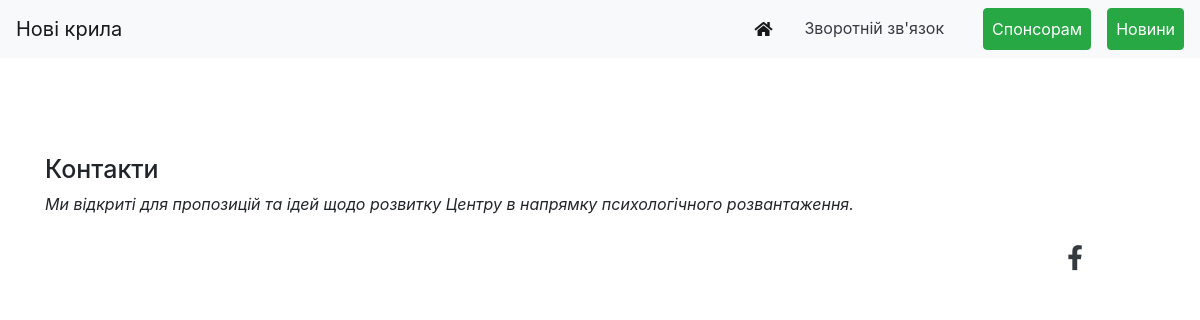
/rehabilitation, run on an earlier commit of the app's database.
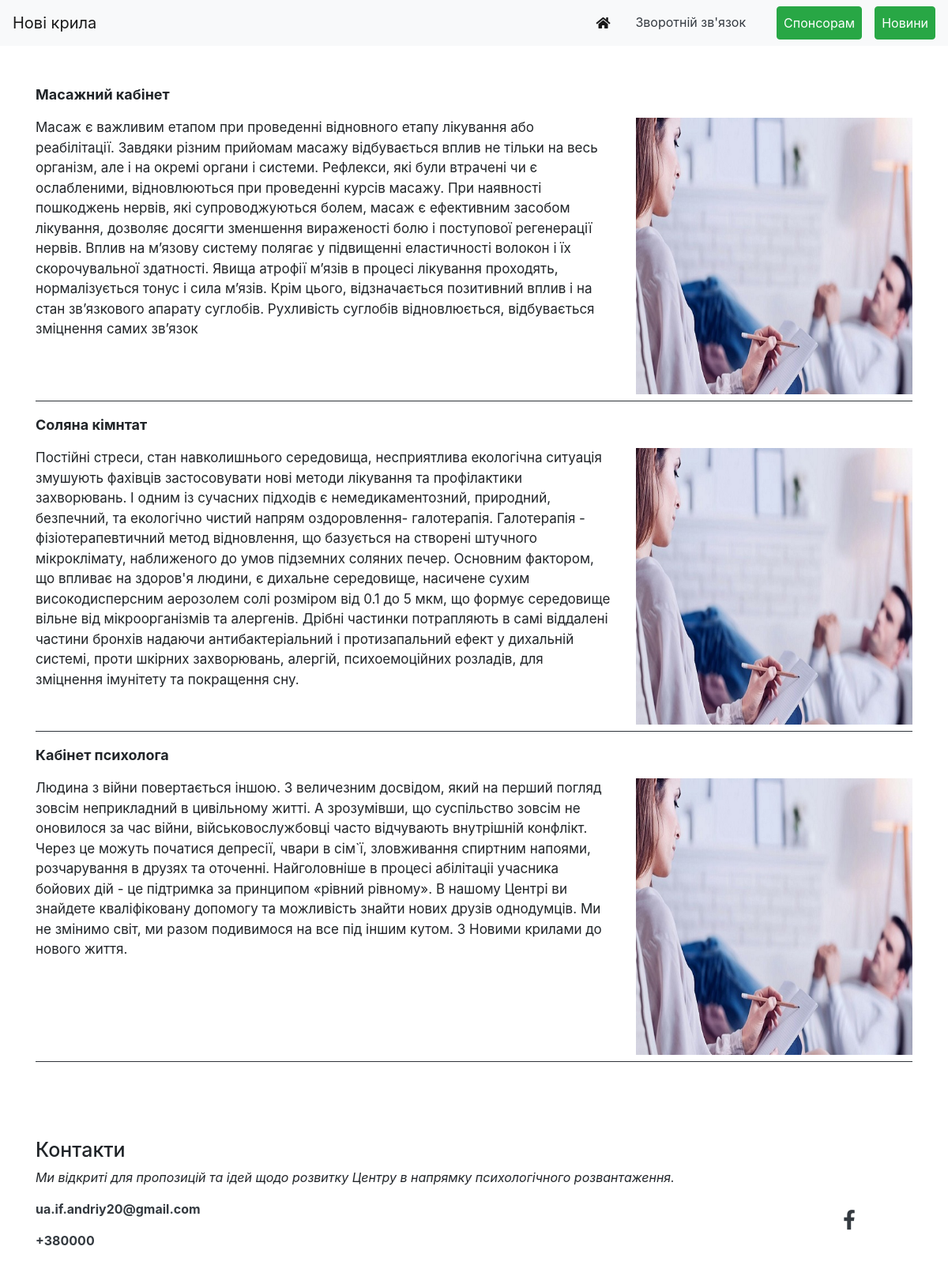
And on a later commit of the database.
### new_wings/models.py (models this page shows)
class Reabil(models.Model):
    title = models.CharField(max_length=150,help_text="Ведіть назву процедури",null=True)
    text = models.TextField(max_length=1000,help_text="Ведіть опис процедури" )
    image = models.ImageField(blank=True, null=True, upload_to='image')
    class Meta:
        verbose_name_plural = "Реабілітація"

class Contact(models.Model):
    phone = models.CharField(max_length=150)
    email = models.EmailField(max_length=254)
    class Meta:
        verbose_name_plural = "Контактні дані"

### new_wings/views.py (the view)
# urls.py: path('rehabilitation', views.rehabil, name='rehabil'),
def rehabil(request):
    return render(request, 'new_wings/reabilitation.html', {
        'contacts': Contact.objects.all(),
        'socials': Social.objects.all(),
        'reabils': Reabil.objects.all(),
    })

### new_wings/templates/new_wings/reabilitation.html (shortened to what this page needs)
{% load static %}
<!DOCTYPE html>
<html lang="en">
<head>
     <link href="https://stackpath.bootstrapcdn.com/bootstrap/4.3.1/css/bootstrap.min.css"
 rel="stylesheet">
    <link href="https://use.fontawesome.com/releases/v5.8.1/css/all.css"
 rel="stylesheet">
     <link rel="stylesheet" type="text/css" media="screen" href="{% static 'new_wings/style.css' %}"/>
</head>
<body>
    {% include "new_wings/header.html" %}
    <div class="container mt-5">
        {% for reabil in reabils %}
        <div class="row mt-2">
            <div class="col-12 font-weight-bolder" style="font-size: 18px;">
                 {{reabil.title}}
            </div>
        </div>
        <div class="row mt-3">
            <div class="col-md-8" style="font-size:17px;">
                {{reabil.text}}
            </div>
            <div class="col-md-4">
                <img src="{{reabil.image.url}}"  alt=""  height="100%" width="100%">
            </div>
        </div>
        <hr class="bg-dark mt-2">
       {% endfor %}
    </div>
    {% include "new_wings/footer.html" %}
</body>
</html>

### new_wings/templates/new_wings/header.html (shortened to what this page needs)
<!DOCTYPE html>
<html lang="en">
<head>
</head>
<body>
    <nav class="navbar sticky-top navbar-expand-lg navbar-light bg-light  ">
    <a class="navbar-brand" href="#">Нові крила</a>
    <div class="collapse navbar-collapse" id="navbarText">
            <ul class="navbar-nav ml-auto">
            <li class="nav-item active">
                 <a class="nav-link btn" href="{% url 'home' %}"><i class="fas fa-home"></i><span class="sr-only">(current)</span></a>
            </li>
            <li class="nav-item col-md col-xl col-sm">
                <a class="nav-link text-center text-dark" href="{% url 'support' %}">Зворотній зв'язок</a>
            </li>
            <li class="nav-item     ml-3">
                <a class="nav-link btn btn-success text-white" href="{% url 'donate' %}">Cпонсорам</a>
            </li>
            <li class="nav-item    ml-3 mt-3 mt-sm-0" >
                <a class="nav-link btn btn-success text-white" href="{% url 'news' %}">Новини</a>
            </li>
        </ul>
    </div>
</nav>
</body>
</html>

### new_wings/templates/new_wings/footer.html (shortened to what this page needs)
{% load static %}
<!DOCTYPE html>
<html lang="en">
<head>
    <link rel="stylesheet" type="text/css" media="screen" href="{% static 'new_wings/style.css' %}"/>
</head>
<body>
    <footer class="container mt-5 mb-4 pt-5 sticky-bottom">
    <div class="row">
        <div class="col-6 contact"><h6 >Контакти</h6></div>
    </div>
    <i>Ми відкриті для пропозицій та ідей щодо розвитку Центру в напрямку психологічного розвантаження.</i>
    <div class="row d-flex">
        <div class="col-xl-10 d-flex flex-column justify-content-between mt-3 ">
            {% for contact in contacts %}
            <a href="mailto:{{contact.email}}" class="  text-dark font-weight-bold text-decoration-none ">{{contact.email}}</a>
            {% endfor %}
            {% for contact in contacts%}
            <a href="tell:{{contact.phone}}" class="text-dark font-weight-bold text-decoration-none mt-3">{{contact.phone}}</a>
            {% endfor %}
        </div>
        <div class="col-sm-2 col-sm mt-4  d-flex justify-content-around social " >
            <a href="#" >
               <i class="fab fa-facebook-f text-dark"></i>
            </a>
        </div>
    </div>
</footer>
</body>
</html>

### new_wings/static/new_wings/style.css (style rules this page uses)
body { scroll-behavior:smooth ; }
h6 { font-size:25px; }
.social { font-size:25px; }

What changed in the data, as far as the page shows it:
added Reabil: title "Масажний кабінет", text "Масаж є важливим етапом при проведенні відновного етапу лікування або реабілітації. Завдяки різним прийомам масажу відбувається вплив не тільки на весь організм, але і на окремі органи і системи. Рефлекси, які були втрачені чи є ослабленими, відновлюються при проведенні курсів масажу. При наявності пошкоджень нервів, які супроводжуються болем, масаж є ефективним засобом лікування, дозволяє досягти зменшення вираженості болю і поступової регенерації нервів. Вплив на м’язову систему полягає у підвищенні еластичності волокон і їх скорочувальної здатності. Явища атрофії м’язів в процесі лікування проходять, нормалізується тонус і сила м’язів. Крім цього, відзначається позитивний вплив і на стан…", image (picture)
added Reabil: title "Соляна кімнтат", text "Постійні стреси, стан навколишнього середовища, несприятлива екологічна ситуація змушують фахівців застосовувати нові методи лікування та профілактики захворювань. І одним із сучасних підходів є немедикаментозний, природний, безпечний, та екологічно чистий напрям оздоровлення- галотерапія. Галотерапія - фізіотерапевтичний метод відновлення, що базується на створені штучного мікроклімату, наближеного до умов підземних соляних печер. Основним фактором, що впливає на здоров'я людини, є дихальне середовище, насичене сухим високодисперсним аерозолем солі розміром від 0.1 до 5 мкм, що формує середовище вільне від мікроорганізмів та алергенів. Дрібні частинки потрапляють в самі віддалені частини…", image (picture)
added Reabil: title "Кабінет психолога", text "Людина з війни повертається іншою. З величезним досвідом, який на перший погляд зовсім неприкладний в цивільному житті. А зрозумівши, що суспільство зовсім не оновилося за час війни, військовослужбовці часто відчувають внутрішній конфлікт. Через це можуть початися депресії, чвари в сім`ї, зловживання спиртним напоями, розчарування в друзях та оточенні. Найголовніше в процесі абілітаціі учасника бойових дій - це підтримка за принципом «рівний рівному». В нашому Центрі ви знайдете кваліфіковану допомогу та можливість знайти нових друзів однодумців. Ми не змінимо світ, ми разом подивимося на все під іншим кутом. З Новими крилами до нового життя.", image (picture)
added Contact: email "ua.if.andriy20@gmail.com", phone "+380000"
